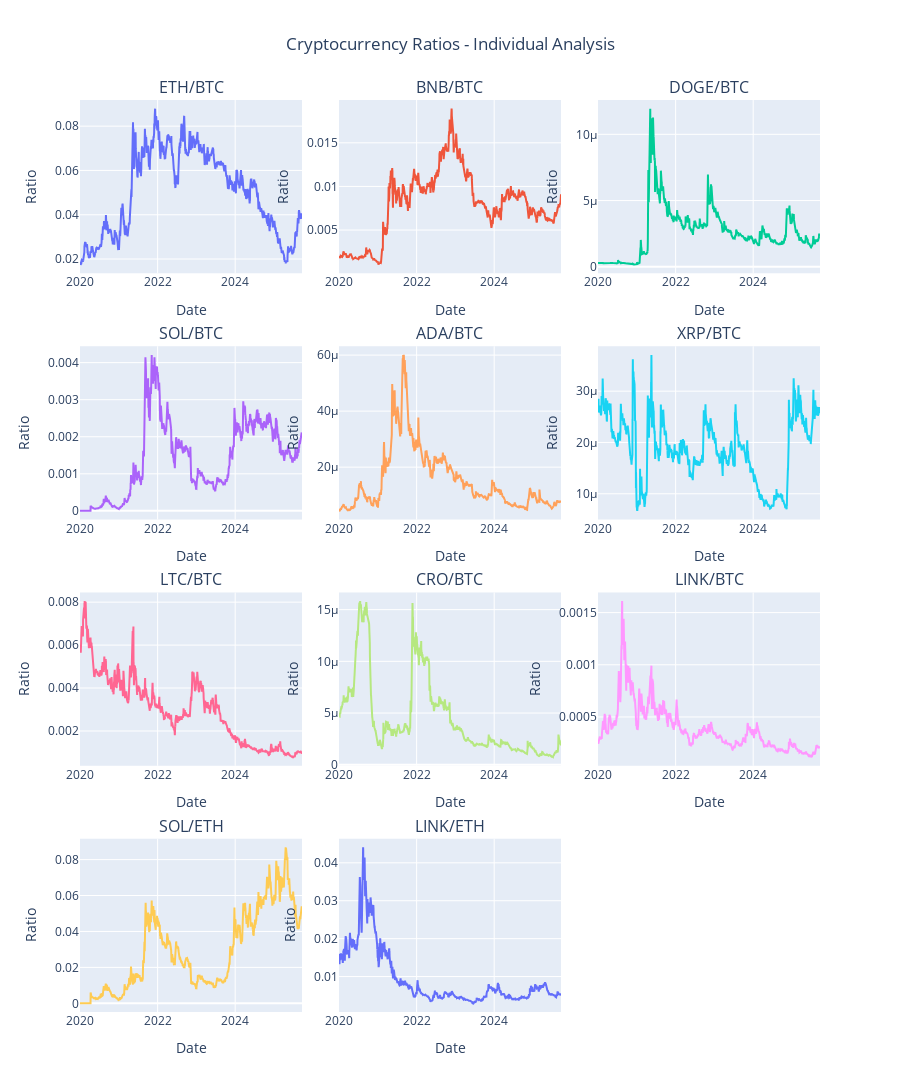

Write notebook code for a chart like this one.
### Code cell
# plot ratios for each pair in the ratios list using subplots
import plotly.graph_objects as go
from plotly.subplots import make_subplots

# Calculate number of rows and columns for subplots
n_ratios = len(ratios_list)
n_cols = 3  # 3 columns
n_rows = (n_ratios + n_cols - 1) // n_cols  # Calculate rows needed

# Create subplots
fig = make_subplots(
    rows=n_rows, 
    cols=n_cols,
    subplot_titles=[f'{ratio}' for ratio in ratios_list],
    vertical_spacing=0.08,
    horizontal_spacing=0.05
)

# Add each ratio as a separate subplot
for i, ratio in enumerate(ratios_list):
    row = (i // n_cols) + 1
    col = (i % n_cols) + 1
    
    fig.add_trace(
        go.Scatter(
            x=ratios_df.index,
            y=ratios_df[ratio],
            mode='lines',
            name=ratio,
            line=dict(width=2),
            showlegend=False
        ),
        row=row, col=col
    )
    
    # Update y-axis title for each subplot
    fig.update_yaxes(title_text="Ratio", row=row, col=col)
    fig.update_xaxes(title_text="Date", row=row, col=col)

# Update layout
fig.update_layout(
    title_text="Cryptocurrency Ratios - Individual Analysis",
    title_x=0.5,
    height=300 * n_rows,  # Adjust height based on number of rows
    showlegend=False
)

fig.show()

### Figure 1 — Plotly figure (JSON) as saved in the notebook; plotly's stock layout.template omitted (floating-point values rounded to 4 significant figures; data arrays with more than 128 entries replaced by an {"elided": "..."} marker saying what was removed)
{"data": [{"line": {"width": 2}, "mode": "lines", "name": "ETH/BTC", "showlegend": false, "type": "scatter", "x": {"elided": "2091 str values"}, "xaxis": "x", "y": {"elided": "2091 float values"}, "yaxis": "y"}, {"line": {"width": 2}, "mode": "lines", "name": "BNB/BTC", "showlegend": false, "type": "scatter", "x": {"elided": "2091 str values"}, "xaxis": "x2", "y": {"elided": "2091 float values"}, "yaxis": "y2"}, {"line": {"width": 2}, "mode": "lines", "name": "DOGE/BTC", "showlegend": false, "type": "scatter", "x": {"elided": "2091 str values"}, "xaxis": "x3", "y": {"elided": "2091 float values"}, "yaxis": "y3"}, {"line": {"width": 2}, "mode": "lines", "name": "SOL/BTC", "showlegend": false, "type": "scatter", "x": {"elided": "2091 str values"}, "xaxis": "x4", "y": {"elided": "2091 float values"}, "yaxis": "y4"}, {"line": {"width": 2}, "mode": "lines", "name": "ADA/BTC", "showlegend": false, "type": "scatter", "x": {"elided": "2091 str values"}, "xaxis": "x5", "y": {"elided": "2091 float values"}, "yaxis": "y5"}, {"line": {"width": 2}, "mode": "lines", "name": "XRP/BTC", "showlegend": false, "type": "scatter", "x": {"elided": "2091 str values"}, "xaxis": "x6", "y": {"elided": "2091 float values"}, "yaxis": "y6"}, {"line": {"width": 2}, "mode": "lines", "name": "LTC/BTC", "showlegend": false, "type": "scatter", "x": {"elided": "2091 str values"}, "xaxis": "x7", "y": {"elided": "2091 float values"}, "yaxis": "y7"}, {"line": {"width": 2}, "mode": "lines", "name": "CRO/BTC", "showlegend": false, "type": "scatter", "x": {"elided": "2091 str values"}, "xaxis": "x8", "y": {"elided": "2091 float values"}, "yaxis": "y8"}, {"line": {"width": 2}, "mode": "lines", "name": "LINK/BTC", "showlegend": false, "type": "scatter", "x": {"elided": "2091 str values"}, "xaxis": "x9", "y": {"elided": "2091 float values"}, "yaxis": "y9"}, {"line": {"width": 2}, "mode": "lines", "name": "SOL/ETH", "showlegend": false, "type": "scatter", "x": {"elided": "2091 str values"}, "xaxis": "x10", "y": {"elided": "2091 float values"}, "yaxis": "y10"}, {"line": {"width": 2}, "mode": "lines", "name": "LINK/ETH", "showlegend": false, "type": "scatter", "x": {"elided": "2091 str values"}, "xaxis": "x11", "y": {"elided": "2091 float values"}, "yaxis": "y11"}], "layout": {"annotations": [{"font": {"size": 16}, "showarrow": false, "text": "ETH/BTC", "x": 0.15, "xanchor": "center", "xref": "paper", "y": 1, "yanchor": "bottom", "yref": "paper"}, {"font": {"size": 16}, "showarrow": false, "text": "BNB/BTC", "x": 0.5, "xanchor": "center", "xref": "paper", "y": 1, "yanchor": "bottom", "yref": "paper"}, {"font": {"size": 16}, "showarrow": false, "text": "DOGE/BTC", "x": 0.85, "xanchor": "center", "xref": "paper", "y": 1, "yanchor": "bottom", "yref": "paper"}, {"font": {"size": 16}, "showarrow": false, "text": "SOL/BTC", "x": 0.15, "xanchor": "center", "xref": "paper", "y": 0.73, "yanchor": "bottom", "yref": "paper"}, {"font": {"size": 16}, "showarrow": false, "text": "ADA/BTC", "x": 0.5, "xanchor": "center", "xref": "paper", "y": 0.73, "yanchor": "bottom", "yref": "paper"}, {"font": {"size": 16}, "showarrow": false, "text": "XRP/BTC", "x": 0.85, "xanchor": "center", "xref": "paper", "y": 0.73, "yanchor": "bottom", "yref": "paper"}, {"font": {"size": 16}, "showarrow": false, "text": "LTC/BTC", "x": 0.15, "xanchor": "center", "xref": "paper", "y": 0.46, "yanchor": "bottom", "yref": "paper"}, {"font": {"size": 16}, "showarrow": false, "text": "CRO/BTC", "x": 0.5, "xanchor": "center", "xref": "paper", "y": 0.46, "yanchor": "bottom", "yref": "paper"}, {"font": {"size": 16}, "showarrow": false, "text": "LINK/BTC", "x": 0.85, "xanchor": "center", "xref": "paper", "y": 0.46, "yanchor": "bottom", "yref": "paper"}, {"font": {"size": 16}, "showarrow": false, "text": "SOL/ETH", "x": 0.15, "xanchor": "center", "xref": "paper", "y": 0.19, "yanchor": "bottom", "yref": "paper"}, {"font": {"size": 16}, "showarrow": false, "text": "LINK/ETH", "x": 0.5, "xanchor": "center", "xref": "paper", "y": 0.19, "yanchor": "bottom", "yref": "paper"}], "height": 1200, "showlegend": false, "title": {"text": "Cryptocurrency Ratios - Individual Analysis", "x": 0.5}, "xaxis": {"anchor": "y", "domain": [0, 0.3], "title": {"text": "Date"}}, "xaxis10": {"anchor": "y10", "domain": [0, 0.3], "title": {"text": "Date"}}, "xaxis11": {"anchor": "y11", "domain": [0.35, 0.65], "title": {"text": "Date"}}, "xaxis12": {"anchor": "y12", "domain": [0.7, 1]}, "xaxis2": {"anchor": "y2", "domain": [0.35, 0.65], "title": {"text": "Date"}}, "xaxis3": {"anchor": "y3", "domain": [0.7, 1], "title": {"text": "Date"}}, "xaxis4": {"anchor": "y4", "domain": [0, 0.3], "title": {"text": "Date"}}, "xaxis5": {"anchor": "y5", "domain": [0.35, 0.65], "title": {"text": "Date"}}, "xaxis6": {"anchor": "y6", "domain": [0.7, 1], "title": {"text": "Date"}}, "xaxis7": {"anchor": "y7", "domain": [0, 0.3], "title": {"text": "Date"}}, "xaxis8": {"anchor": "y8", "domain": [0.35, 0.65], "title": {"text": "Date"}}, "xaxis9": {"anchor": "y9", "domain": [0.7, 1], "title": {"text": "Date"}}, "yaxis": {"anchor": "x", "domain": [0.81, 1], "title": {"text": "Ratio"}}, "yaxis10": {"anchor": "x10", "domain": [0, 0.19], "title": {"text": "Ratio"}}, "yaxis11": {"anchor": "x11", "domain": [0, 0.19], "title": {"text": "Ratio"}}, "yaxis12": {"anchor": "x12", "domain": [0, 0.19]}, "yaxis2": {"anchor": "x2", "domain": [0.81, 1], "title": {"text": "Ratio"}}, "yaxis3": {"anchor": "x3", "domain": [0.81, 1], "title": {"text": "Ratio"}}, "yaxis4": {"anchor": "x4", "domain": [0.54, 0.73], "title": {"text": "Ratio"}}, "yaxis5": {"anchor": "x5", "domain": [0.54, 0.73], "title": {"text": "Ratio"}}, "yaxis6": {"anchor": "x6", "domain": [0.54, 0.73], "title": {"text": "Ratio"}}, "yaxis7": {"anchor": "x7", "domain": [0.27, 0.46], "title": {"text": "Ratio"}}, "yaxis8": {"anchor": "x8", "domain": [0.27, 0.46], "title": {"text": "Ratio"}}, "yaxis9": {"anchor": "x9", "domain": [0.27, 0.46], "title": {"text": "Ratio"}}}}
